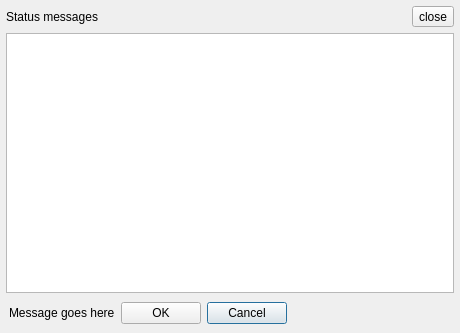
<?xml version="1.0" encoding="UTF-8"?>
<ui version="4.0">
 <class>COverlayMessages</class>
 <widget class="QFrame" name="COverlayMessages">
  <property name="geometry">
   <rect>
    <x>0</x>
    <y>0</y>
    <width>460</width>
    <height>333</height>
   </rect>
  </property>
  <property name="windowTitle">
   <string>Overlay messages</string>
  </property>
  <layout class="QVBoxLayout" name="vl_StatusMessages">
   <property name="leftMargin">
    <number>6</number>
   </property>
   <property name="topMargin">
    <number>6</number>
   </property>
   <property name="rightMargin">
    <number>6</number>
   </property>
   <property name="bottomMargin">
    <number>6</number>
   </property>
   <item>
    <widget class="QFrame" name="fr_StatusMessagesComponentsInner">
     <layout class="QVBoxLayout" name="vl_StatusMessagesComponentInner">
      <property name="leftMargin">
       <number>0</number>
      </property>
      <property name="topMargin">
       <number>0</number>
      </property>
      <property name="rightMargin">
       <number>0</number>
      </property>
      <property name="bottomMargin">
       <number>0</number>
      </property>
      <item>
       <widget class="QFrame" name="fr_Header">
        <layout class="QHBoxLayout" name="hl_Header">
         <property name="spacing">
          <number>10</number>
         </property>
         <property name="leftMargin">
          <number>0</number>
         </property>
         <property name="topMargin">
          <number>0</number>
         </property>
         <property name="rightMargin">
          <number>0</number>
         </property>
         <property name="bottomMargin">
          <number>0</number>
         </property>
         <item>
          <widget class="QLabel" name="lbl_Header">
           <property name="text">
            <string>Status messages</string>
           </property>
          </widget>
         </item>
         <item>
          <spacer name="hs_Header">
           <property name="orientation">
            <enum>Qt::Horizontal</enum>
           </property>
           <property name="sizeHint" stdset="0">
            <size>
             <width>309</width>
             <height>20</height>
            </size>
           </property>
          </spacer>
         </item>
         <item>
          <widget class="QToolButton" name="tb_Close">
           <property name="text">
            <string>close</string>
           </property>
           <property name="icon">
            <iconset resource="../misc/misc.qrc">
             <normaloff>:/ant-design/icons/ant-design/close.svg</normaloff>:/ant-design/icons/ant-design/close.svg</iconset>
           </property>
          </widget>
         </item>
        </layout>
       </widget>
      </item>
      <item>
       <widget class="QStackedWidget" name="sw_StatusMessagesComponent">
        <property name="currentIndex">
         <number>0</number>
        </property>
        <widget class="QWidget" name="pg_StatusMessages">
         <layout class="QVBoxLayout" name="vl_PgStatusMessages">
          <property name="spacing">
           <number>4</number>
          </property>
          <property name="leftMargin">
           <number>0</number>
          </property>
          <property name="topMargin">
           <number>0</number>
          </property>
          <property name="rightMargin">
           <number>0</number>
          </property>
          <property name="bottomMargin">
           <number>0</number>
          </property>
          <item>
           <widget class="swift::gui::views::CStatusMessageView" name="tvp_StatusMessages">
            <property name="selectionMode">
             <enum>QAbstractItemView::SingleSelection</enum>
            </property>
            <property name="selectionBehavior">
             <enum>QAbstractItemView::SelectRows</enum>
            </property>
            <attribute name="verticalHeaderVisible">
             <bool>false</bool>
            </attribute>
           </widget>
          </item>
         </layout>
        </widget>
        <widget class="QWidget" name="pg_Image">
         <layout class="QVBoxLayout" name="verticalLayout">
          <item alignment="Qt::AlignHCenter">
           <widget class="QLabel" name="lbl_Image">
            <property name="sizePolicy">
             <sizepolicy hsizetype="MinimumExpanding" vsizetype="MinimumExpanding">
              <horstretch>0</horstretch>
              <verstretch>0</verstretch>
             </sizepolicy>
            </property>
            <property name="text">
             <string>image will go here</string>
            </property>
           </widget>
          </item>
         </layout>
        </widget>
        <widget class="QWidget" name="pg_StatusMessage">
         <layout class="QVBoxLayout" name="vl_PgStatusMessage">
          <property name="spacing">
           <number>4</number>
          </property>
          <property name="leftMargin">
           <number>0</number>
          </property>
          <property name="topMargin">
           <number>0</number>
          </property>
          <property name="rightMargin">
           <number>0</number>
          </property>
          <property name="bottomMargin">
           <number>0</number>
          </property>
          <item>
           <widget class="swift::gui::components::CStatusMessageForm" name="form_StatusMessage">
            <property name="frameShape">
             <enum>QFrame::StyledPanel</enum>
            </property>
            <property name="frameShadow">
             <enum>QFrame::Raised</enum>
            </property>
           </widget>
          </item>
         </layout>
        </widget>
        <widget class="QWidget" name="pg_StatusMessageSmall">
         <layout class="QVBoxLayout" name="vl_StatusMessageSmall">
          <property name="spacing">
           <number>4</number>
          </property>
          <property name="leftMargin">
           <number>0</number>
          </property>
          <property name="topMargin">
           <number>0</number>
          </property>
          <property name="rightMargin">
           <number>0</number>
          </property>
          <property name="bottomMargin">
           <number>0</number>
          </property>
          <item>
           <widget class="swift::gui::components::CStatusMessageFormSmall" name="form_StatusMessageSmall"/>
          </item>
         </layout>
        </widget>
        <widget class="QWidget" name="pg_TextMessage">
         <layout class="QVBoxLayout" name="vl_TextMessage">
          <property name="spacing">
           <number>0</number>
          </property>
          <property name="leftMargin">
           <number>0</number>
          </property>
          <property name="topMargin">
           <number>0</number>
          </property>
          <property name="rightMargin">
           <number>0</number>
          </property>
          <property name="bottomMargin">
           <number>0</number>
          </property>
          <item>
           <layout class="QGridLayout" name="gl_TextMessage">
            <property name="spacing">
             <number>9</number>
            </property>
            <item row="1" column="3">
             <widget class="QLineEdit" name="le_TmTo">
              <property name="readOnly">
               <bool>true</bool>
              </property>
             </widget>
            </item>
            <item row="2" column="0">
             <widget class="QLabel" name="lbl_Receiver">
              <property name="text">
               <string>Received</string>
              </property>
             </widget>
            </item>
            <item row="1" column="2">
             <widget class="QLabel" name="lbl_TmTo">
              <property name="text">
               <string>to</string>
              </property>
             </widget>
            </item>
            <item row="1" column="0">
             <widget class="QLabel" name="lbl_TmFrom">
              <property name="text">
               <string>From</string>
              </property>
             </widget>
            </item>
            <item row="2" column="1">
             <widget class="QLineEdit" name="le_TmReceived"/>
            </item>
            <item row="1" column="1">
             <widget class="QLineEdit" name="le_TmFrom">
              <property name="readOnly">
               <bool>true</bool>
              </property>
             </widget>
            </item>
            <item row="3" column="0" colspan="4">
             <widget class="QTextEdit" name="te_TmText"/>
            </item>
            <item row="0" column="0" colspan="4">
             <widget class="QWidget" name="wi_TmSupervisor" native="true">
              <layout class="QVBoxLayout" name="verticalLayout_2">
               <item>
                <widget class="QLabel" name="lbl_Supervisor">
                 <property name="text">
                  <string>This is a supervisor message</string>
                 </property>
                </widget>
               </item>
              </layout>
             </widget>
            </item>
           </layout>
          </item>
         </layout>
        </widget>
        <widget class="QWidget" name="pg_OverlayTextMessage">
         <layout class="QVBoxLayout" name="vl_OverlayTextMessage">
          <property name="leftMargin">
           <number>0</number>
          </property>
          <property name="topMargin">
           <number>0</number>
          </property>
          <property name="rightMargin">
           <number>0</number>
          </property>
          <property name="bottomMargin">
           <number>0</number>
          </property>
          <item>
           <widget class="swift::gui::components::CTextMessageComponent" name="comp_OverlayTextMessage">
            <property name="frameShape">
             <enum>QFrame::StyledPanel</enum>
            </property>
            <property name="frameShadow">
             <enum>QFrame::Raised</enum>
            </property>
           </widget>
          </item>
         </layout>
        </widget>
        <widget class="QWidget" name="pg_HTMLMessage">
         <layout class="QVBoxLayout" name="vl_HTMLMessage">
          <property name="leftMargin">
           <number>0</number>
          </property>
          <property name="topMargin">
           <number>0</number>
          </property>
          <property name="rightMargin">
           <number>0</number>
          </property>
          <property name="bottomMargin">
           <number>0</number>
          </property>
          <item>
           <widget class="QTextEdit" name="te_HTMLMessage"/>
          </item>
         </layout>
        </widget>
        <widget class="QWidget" name="pg_ProgressBar">
         <layout class="QVBoxLayout" name="verticalLayout_3">
          <item alignment="Qt::AlignVCenter">
           <widget class="QFrame" name="fr_PRogressBar">
            <property name="frameShape">
             <enum>QFrame::StyledPanel</enum>
            </property>
            <property name="frameShadow">
             <enum>QFrame::Raised</enum>
            </property>
            <layout class="QVBoxLayout" name="vl_ProgressBar">
             <item>
              <widget class="QProgressBar" name="pb_ProgressBar">
               <property name="value">
                <number>10</number>
               </property>
              </widget>
             </item>
             <item alignment="Qt::AlignHCenter">
              <widget class="QLabel" name="lbl_ProgressBar">
               <property name="text">
                <string>text will go here</string>
               </property>
              </widget>
             </item>
            </layout>
           </widget>
          </item>
         </layout>
        </widget>
       </widget>
      </item>
     </layout>
    </widget>
   </item>
   <item>
    <widget class="QFrame" name="fr_Confirmation">
     <layout class="QHBoxLayout" name="hl_ConfirmationFrame">
      <property name="leftMargin">
       <number>3</number>
      </property>
      <property name="topMargin">
       <number>3</number>
      </property>
      <property name="rightMargin">
       <number>3</number>
      </property>
      <property name="bottomMargin">
       <number>3</number>
      </property>
      <item>
       <widget class="QLabel" name="lbl_Confirmation">
        <property name="text">
         <string>Message goes here</string>
        </property>
       </widget>
      </item>
      <item>
       <widget class="QPushButton" name="pb_Ok">
        <property name="text">
         <string>OK</string>
        </property>
       </widget>
      </item>
      <item>
       <widget class="QPushButton" name="pb_Cancel">
        <property name="text">
         <string>Cancel</string>
        </property>
        <property name="default">
         <bool>true</bool>
        </property>
       </widget>
      </item>
      <item>
       <spacer name="hs_Confirmation">
        <property name="orientation">
         <enum>Qt::Horizontal</enum>
        </property>
        <property name="sizeHint" stdset="0">
         <size>
          <width>40</width>
          <height>20</height>
         </size>
        </property>
       </spacer>
      </item>
     </layout>
    </widget>
   </item>
  </layout>
 </widget>
 <customwidgets>
  <customwidget>
   <class>swift::gui::views::CStatusMessageView</class>
   <extends>QTableView</extends>
   <header>gui/views/statusmessageview.h</header>
  </customwidget>
  <customwidget>
   <class>swift::gui::components::CStatusMessageForm</class>
   <extends>QFrame</extends>
   <header>gui/components/statusmessageform.h</header>
   <container>1</container>
  </customwidget>
  <customwidget>
   <class>swift::gui::components::CStatusMessageFormSmall</class>
   <extends>QFrame</extends>
   <header>gui/components/statusmessageformsmall.h</header>
   <container>1</container>
  </customwidget>
  <customwidget>
   <class>swift::gui::components::CTextMessageComponent</class>
   <extends>QFrame</extends>
   <header>gui/components/textmessagecomponent.h</header>
   <container>1</container>
  </customwidget>
 </customwidgets>
 <tabstops>
  <tabstop>pb_Ok</tabstop>
  <tabstop>pb_Cancel</tabstop>
  <tabstop>tb_Close</tabstop>
  <tabstop>tvp_StatusMessages</tabstop>
  <tabstop>le_TmReceived</tabstop>
  <tabstop>le_TmTo</tabstop>
  <tabstop>le_TmFrom</tabstop>
  <tabstop>te_TmText</tabstop>
 </tabstops>
 <resources>
  <include location="../misc/misc.qrc"/>
 </resources>
 <connections/>
</ui>
